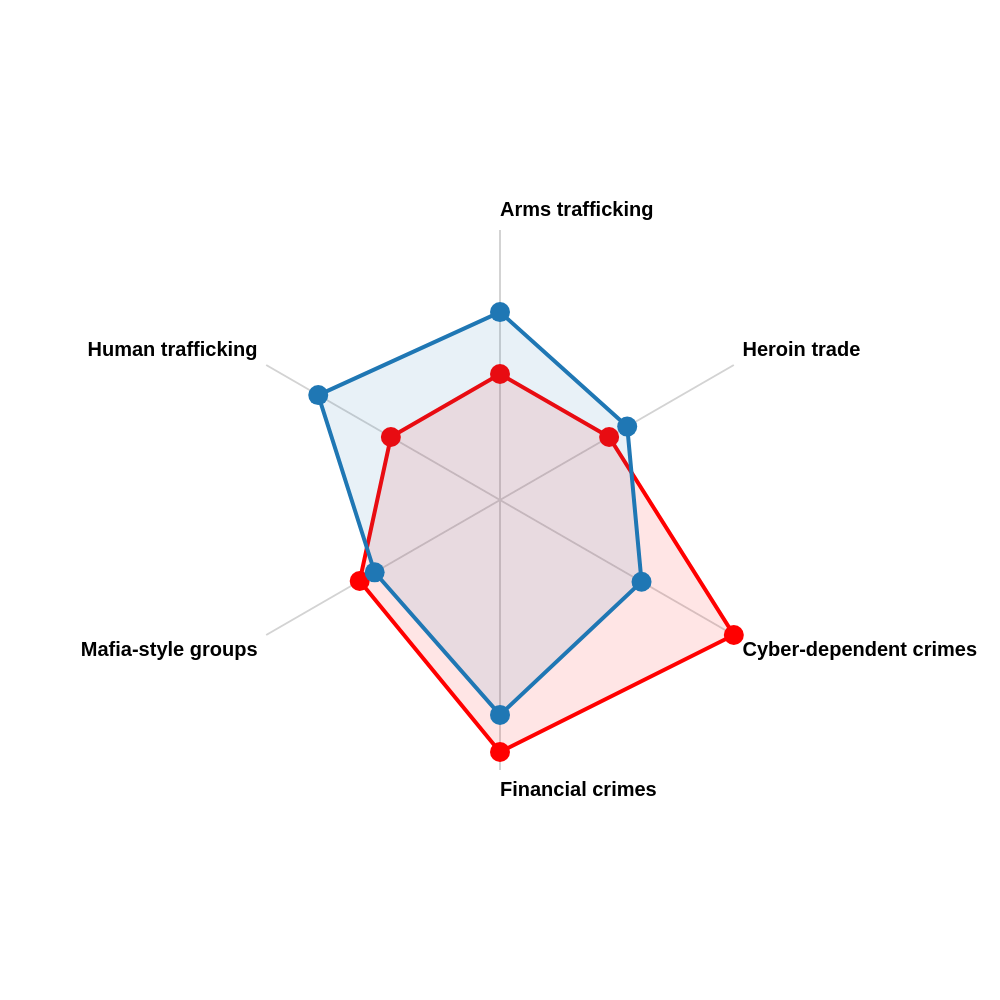

Here is the Vega-Lite specification saved for this chart:
### Vega specification from a JSON file in a GitHub repository (floating-point values rounded to 4 significant figures)
{"$schema": "https://vega.github.io/schema/vega/v5.json", "description": "A radar chart example, showing multiple dimensions in a radial layout.", "width": 500, "height": 500, "padding": 115, "autosize": {"type": "none", "contains": "padding"}, "signals": [{"name": "radius", "update": "width / 2"}], "data": [{"name": "table", "values": [{"Country": "Australia", "category": "Human trafficking", "value": 3.5}, {"Country": "Australia", "category": "Arms trafficking", "value": 3.5}, {"Country": "Australia", "category": "Heroin trade", "value": 3.5}, {"Country": "Australia", "category": "Cyber-dependent crimes", "value": 7.5}, {"Country": "Australia", "category": "Financial crimes", "value": 7.0}, {"Country": "Australia", "category": "Mafia-style groups", "value": 4.5}, {"Country": "Rest of World", "category": "Human trafficking", "value": 5.83}, {"Country": "Rest of World", "category": "Arms trafficking", "value": 5.22}, {"Country": "Rest of World", "category": "Heroin trade", "value": 4.08}, {"Country": "Rest of World", "category": "Cyber-dependent crimes", "value": 4.54}, {"Country": "Rest of World", "category": "Financial crimes", "value": 5.97}, {"Country": "Rest of World", "category": "Mafia-style groups", "value": 4.02}]}, {"name": "countries", "source": "table", "transform": [{"type": "aggregate", "groupby": ["category"]}]}], "scales": [{"name": "angular", "type": "point", "range": {"signal": "[-PI, PI]"}, "padding": 0.5, "domain": {"data": "countries", "field": "category"}}, {"name": "radial", "type": "linear", "range": {"signal": "[0, radius]"}, "zero": true, "nice": false, "domain": {"data": "table", "field": "value"}, "domainMin": 0}, {"name": "color", "type": "ordinal", "domain": ["Australia", "Rest of World"], "range": ["red", "#1f77b4"]}], "encode": {"enter": {"x": {"signal": "radius"}, "y": {"signal": "radius"}}}, "marks": [{"type": "group", "name": "categories", "zindex": 1, "from": {"facet": {"data": "table", "name": "facet", "groupby": ["Country"]}}, "marks": [{"type": "line", "name": "category-line", "from": {"data": "facet"}, "encode": {"enter": {"interpolate": {"value": "linear-closed"}, "x": {"signal": "scale('radial', datum.value) * cos(scale('angular', datum.category))"}, "y": {"signal": "scale('radial', datum.value) * sin(scale('angular', datum.category))"}, "stroke": {"scale": "color", "field": "Country"}, "strokeWidth": {"value": 2}, "fill": {"scale": "color", "field": "Country"}, "fillOpacity": {"value": 0.1}}}}, {"type": "symbol", "from": {"data": "facet"}, "encode": {"enter": {"x": {"signal": "scale('radial', datum.value) * cos(scale('angular', datum.category))"}, "y": {"signal": "scale('radial', datum.value) * sin(scale('angular', datum.category))"}, "fill": {"scale": "color", "field": "Country"}, "size": {"value": 100}, "tooltip": {"signal": "datum.Country + ': ' + format(datum.value, '.2f')"}}}}]}, {"type": "rule", "name": "radial-grid", "from": {"data": "countries"}, "zindex": 0, "encode": {"enter": {"x": {"value": 0}, "y": {"value": 0}, "x2": {"signal": "radius * cos(scale('angular', datum.category))"}, "y2": {"signal": "radius * sin(scale('angular', datum.category))"}, "stroke": {"value": "lightgray"}, "strokeWidth": {"value": 1}}}}, {"type": "text", "name": "key-label", "from": {"data": "countries"}, "zindex": 1, "encode": {"enter": {"x": {"signal": "(radius + 5) * cos(scale('angular', datum.category))"}, "y": {"signal": "(radius + 5) * sin(scale('angular', datum.category))"}, "text": {"field": "category"}, "align": [{"test": "abs(scale('angular', datum.category)) > PI / 2", "value": "right"}, {"value": "left"}], "baseline": [{"test": "scale('angular', datum.category) > 0", "value": "top"}, {"test": "scale('angular', datum.category) == 0", "value": "middle"}, {"value": "bottom"}], "fill": {"value": "black"}, "fontWeight": {"value": "bold"}, "fontSize": {"value": 10}}}}]}
